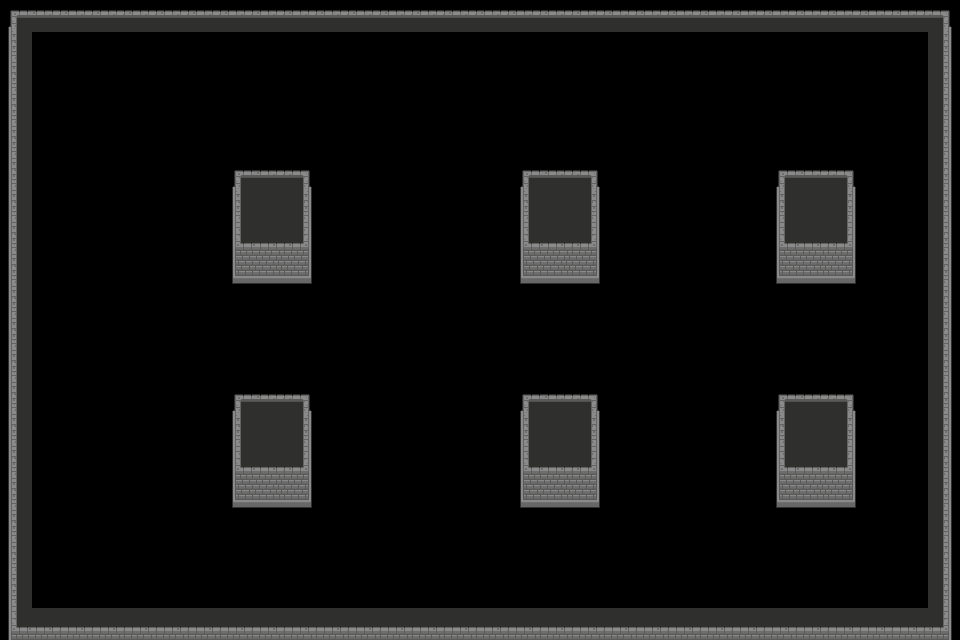

This game map was drawn from its Tiled (.tmx) file and the tilesets committed beside it. A one-line description and the full map source follow:
An orthogonal 30x20 tile map with 32x32 px tiles, 1 tile layer (Pared), 1 hidden layer not drawn and 1 object (Player).

<map version="1.10" tiledversion="1.10.2" orientation="orthogonal" renderorder="right-down" width="30" height="20" tilewidth="32" tileheight="32" infinite="0" nextlayerid="4" nextobjectid="4">
 <editorsettings>
  <export target="prueba..tmj" format="json" />
 </editorsettings>
 <tileset firstgid="1" source="Dungeon_Tileset.tsx" />
 <layer id="1" name="Suelo" width="30" height="20" visible="0">
  <data encoding="csv">
18,18,18,18,18,18,18,18,18,18,18,18,18,18,18,18,18,18,18,18,18,18,18,18,18,18,18,18,18,18,
18,18,18,18,18,18,18,18,18,18,18,18,18,18,18,18,18,18,18,18,18,18,18,18,18,18,18,18,18,18,
18,18,18,18,18,18,18,18,18,18,18,18,18,18,18,18,18,18,18,18,18,18,18,18,18,18,18,18,18,18,
18,18,18,18,18,18,18,18,18,18,18,18,18,18,18,18,18,18,18,18,18,18,18,18,18,18,18,18,18,18,
18,18,18,18,18,18,18,18,18,18,18,18,18,18,18,18,18,18,18,18,18,18,18,18,18,18,18,18,18,18,
18,18,18,18,18,18,18,18,18,18,18,18,18,18,18,18,18,18,18,18,18,18,18,18,18,18,18,18,18,18,
18,18,18,18,18,18,18,18,18,18,18,18,18,18,18,18,18,18,18,18,18,18,18,18,18,18,18,18,18,18,
18,18,18,18,18,18,18,18,18,18,18,18,18,18,18,18,18,18,18,18,18,18,18,18,18,18,18,18,18,18,
18,18,18,18,18,18,18,18,18,18,18,18,18,18,18,18,18,18,18,18,18,18,18,18,18,18,18,18,18,18,
18,18,18,18,18,18,18,18,18,18,18,18,18,18,18,18,18,18,18,18,18,18,18,18,18,18,18,18,18,18,
18,18,18,18,18,18,18,18,18,18,18,18,18,18,18,18,18,18,18,18,18,18,18,18,18,18,18,18,18,18,
18,18,18,18,18,18,18,18,18,18,18,18,18,18,18,18,18,18,18,18,18,18,18,18,18,18,18,18,18,18,
18,18,18,18,18,18,18,18,18,18,18,18,18,18,18,18,18,18,18,18,18,18,18,18,18,18,18,18,18,18,
18,18,18,18,18,18,18,18,18,18,18,18,18,18,18,18,18,18,18,18,18,18,18,18,18,18,18,18,18,18,
18,18,18,18,18,18,18,18,18,18,18,18,18,18,18,18,18,18,18,18,18,18,18,18,18,18,18,18,18,18,
18,18,18,18,18,18,18,18,18,18,18,18,18,18,18,18,18,18,18,18,18,18,18,18,18,18,18,18,18,18,
18,18,18,18,18,18,18,18,18,18,18,18,18,18,18,18,18,18,18,18,18,18,18,18,18,18,18,18,18,18,
18,18,18,18,18,18,18,18,18,18,18,18,18,18,18,18,18,18,18,18,18,18,18,18,18,18,18,18,18,18,
18,18,18,18,18,18,18,18,18,18,18,18,18,18,18,18,18,18,18,18,18,18,18,18,18,18,18,18,18,18,
18,18,18,18,18,18,18,18,18,18,18,18,18,18,18,18,18,18,18,18,18,18,18,18,18,18,18,18,18,18
</data>
 </layer>
 <layer id="2" name="Pared" width="30" height="20">
  <data encoding="csv">
1,2,2,2,2,2,2,2,2,2,2,2,2,2,2,2,2,2,2,2,2,2,2,2,2,2,2,2,2,3,
17,0,0,0,0,0,0,0,0,0,0,0,0,0,0,0,0,0,0,0,0,0,0,0,0,0,0,0,0,19,
17,0,0,0,0,0,0,0,0,0,0,0,0,0,0,0,0,0,0,0,0,0,0,0,0,0,0,0,0,19,
17,0,0,0,0,0,0,0,0,0,0,0,0,0,0,0,0,0,0,0,0,0,0,0,0,0,0,0,0,19,
17,0,0,0,0,0,0,0,0,0,0,0,0,0,0,0,0,0,0,0,0,0,0,0,0,0,0,0,0,19,
17,0,0,0,0,0,0,1,2,3,0,0,0,0,0,0,1,2,3,0,0,0,0,0,1,2,3,0,0,19,
17,0,0,0,0,0,0,17,18,19,0,0,0,0,0,0,17,18,19,0,0,0,0,0,17,18,19,0,0,19,
17,0,0,0,0,0,0,33,34,35,0,0,0,0,0,0,33,34,35,0,0,0,0,0,33,34,35,0,0,19,
17,0,0,0,0,0,0,49,50,51,0,0,0,0,0,0,49,50,51,0,0,0,0,0,49,50,51,0,0,19,
17,0,0,0,0,0,0,0,0,0,0,0,0,0,0,0,0,0,0,0,0,0,0,0,0,0,0,0,0,19,
17,0,0,0,0,0,0,0,0,0,0,0,0,0,0,0,0,0,0,0,0,0,0,0,0,0,0,0,0,19,
17,0,0,0,0,0,0,0,0,0,0,0,0,0,0,0,0,0,0,0,0,0,0,0,0,0,0,0,0,19,
17,0,0,0,0,0,0,1,2,3,0,0,0,0,0,0,1,2,3,0,0,0,0,0,1,2,3,0,0,19,
17,0,0,0,0,0,0,17,18,19,0,0,0,0,0,0,17,18,19,0,0,0,0,0,17,18,19,0,0,19,
17,0,0,0,0,0,0,33,34,35,0,0,0,0,0,0,33,34,35,0,0,0,0,0,33,34,35,0,0,19,
17,0,0,0,0,0,0,49,50,51,0,0,0,0,0,0,49,50,51,0,0,0,0,0,49,50,51,0,0,19,
17,0,0,0,0,0,0,0,0,0,0,0,0,0,0,0,0,0,0,0,0,0,0,0,0,0,0,0,0,19,
17,0,0,0,0,0,0,0,0,0,0,0,0,0,0,0,0,0,0,0,0,0,0,0,0,0,0,0,0,19,
17,0,0,0,0,0,0,0,0,0,0,0,0,0,0,0,0,0,0,0,0,0,0,0,0,0,0,0,0,19,
33,34,34,34,34,34,34,34,34,34,34,34,34,34,34,34,34,34,34,34,34,34,34,34,34,34,34,34,34,35
</data>
 </layer>
 <objectgroup id="3" name="Capa de objetos">
  <object id="3" name="Player" x="425" y="430">
   <point />
  </object>
 </objectgroup>
</map>
